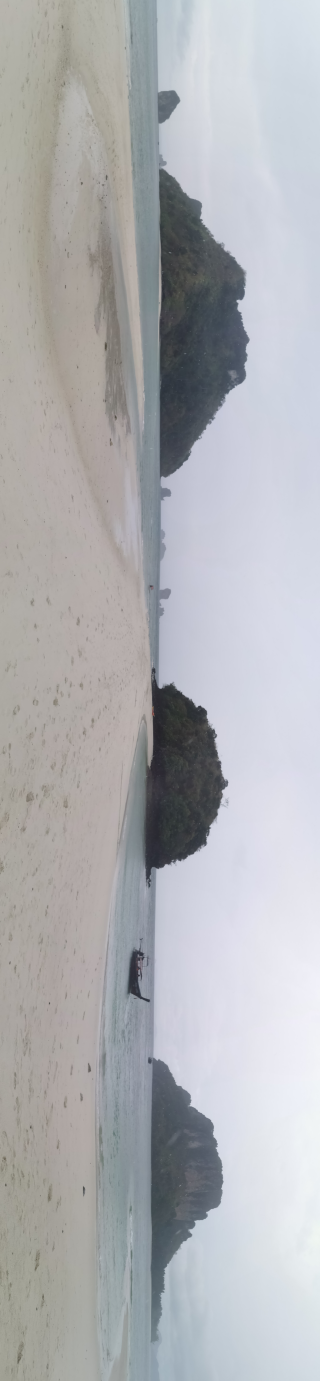
#> input picture media/3-islans.jpg, 2240 x 9664 px, found by its file name (shown at 1/7 size); its folder holds 4 pictures in this run
$ python image.py
#> lines starting #> are read from the running program, lines starting #| are printed output that depends on the picture
from PIL import Image
import os


directory = '/workspace/AHcanvas_v1/media'
for file in os.listdir(directory):
    if file.endswith(('jpeg', 'png', 'jpg')):
        filepath = os.path.join(directory, file)
        outfile = os.path.join(directory, 'resized_'+file)
        with Image.open(directory+'/'+file) as im:
#> im is the input picture: PIL image 2240x9664 RGB; mean R, G, B 175.6, 176.7, 180
            im.thumbnail((350, 250))
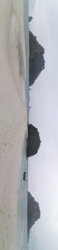
#> im: PIL image 58x250 RGB; mean R, G, B 175.6, 176.7, 180
            im.save(outfile)
